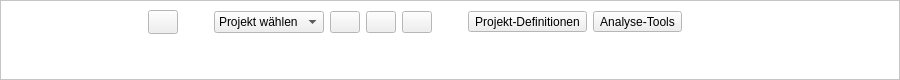
<?xml version="1.0" encoding="UTF-8"?>
<ui version="4.0">
 <class>ProjektCheckDockWidgetBase</class>
 <widget class="QDockWidget" name="ProjektCheckDockWidgetBase">
  <property name="geometry">
   <rect>
    <x>0</x>
    <y>0</y>
    <width>900</width>
    <height>80</height>
   </rect>
  </property>
  <property name="sizePolicy">
   <sizepolicy hsizetype="Preferred" vsizetype="Fixed">
    <horstretch>0</horstretch>
    <verstretch>0</verstretch>
   </sizepolicy>
  </property>
  <property name="minimumSize">
   <size>
    <width>690</width>
    <height>80</height>
   </size>
  </property>
  <property name="palette">
   <palette>
    <active>
     <colorrole role="Base">
      <brush brushstyle="SolidPattern">
       <color alpha="255">
        <red>255</red>
        <green>255</green>
        <blue>255</blue>
       </color>
      </brush>
     </colorrole>
     <colorrole role="Window">
      <brush brushstyle="SolidPattern">
       <color alpha="255">
        <red>255</red>
        <green>255</green>
        <blue>255</blue>
       </color>
      </brush>
     </colorrole>
    </active>
    <inactive>
     <colorrole role="Base">
      <brush brushstyle="SolidPattern">
       <color alpha="255">
        <red>255</red>
        <green>255</green>
        <blue>255</blue>
       </color>
      </brush>
     </colorrole>
     <colorrole role="Window">
      <brush brushstyle="SolidPattern">
       <color alpha="255">
        <red>255</red>
        <green>255</green>
        <blue>255</blue>
       </color>
      </brush>
     </colorrole>
    </inactive>
    <disabled>
     <colorrole role="Base">
      <brush brushstyle="SolidPattern">
       <color alpha="255">
        <red>255</red>
        <green>255</green>
        <blue>255</blue>
       </color>
      </brush>
     </colorrole>
     <colorrole role="Window">
      <brush brushstyle="SolidPattern">
       <color alpha="255">
        <red>255</red>
        <green>255</green>
        <blue>255</blue>
       </color>
      </brush>
     </colorrole>
    </disabled>
   </palette>
  </property>
  <property name="accessibleName">
   <string/>
  </property>
  <property name="autoFillBackground">
   <bool>false</bool>
  </property>
  <property name="styleSheet">
   <string notr="true">QWidget[objectName=&quot;dockWidgetContents&quot;]{	
	background-image: url(:/images/images/banner_anamorphic.png);
	background-size:  cover; 
	background-position: center center; 
}
QFrame[objectName=&quot;frame&quot;] {
	background: qlineargradient( x1:0 y1:0, x2:1 y2:0, stop:0 white, stop:1 transparent);
}
QLabel{
	image: none;
}</string>
  </property>
  <property name="features">
   <set>QDockWidget::AllDockWidgetFeatures</set>
  </property>
  <property name="windowTitle">
   <string>Projekt-Check // Projekt-Verwaltung</string>
  </property>
  <widget class="QWidget" name="dockWidgetContents">
   <property name="maximumSize">
    <size>
     <width>900</width>
     <height>16777215</height>
    </size>
   </property>
   <property name="accessibleName">
    <string>main-widget</string>
   </property>
   <layout class="QGridLayout" name="gridLayout">
    <property name="leftMargin">
     <number>0</number>
    </property>
    <property name="topMargin">
     <number>0</number>
    </property>
    <property name="rightMargin">
     <number>0</number>
    </property>
    <property name="bottomMargin">
     <number>0</number>
    </property>
    <property name="horizontalSpacing">
     <number>0</number>
    </property>
    <item row="0" column="0">
     <widget class="QFrame" name="frame">
      <property name="enabled">
       <bool>true</bool>
      </property>
      <property name="sizePolicy">
       <sizepolicy hsizetype="Expanding" vsizetype="Expanding">
        <horstretch>0</horstretch>
        <verstretch>0</verstretch>
       </sizepolicy>
      </property>
      <property name="minimumSize">
       <size>
        <width>56</width>
        <height>56</height>
       </size>
      </property>
      <property name="maximumSize">
       <size>
        <width>16777215</width>
        <height>16777215</height>
       </size>
      </property>
      <property name="accessibleName">
       <string>main-frame</string>
      </property>
      <property name="styleSheet">
       <string notr="true"/>
      </property>
      <property name="frameShape">
       <enum>QFrame::StyledPanel</enum>
      </property>
      <property name="frameShadow">
       <enum>QFrame::Raised</enum>
      </property>
      <layout class="QVBoxLayout" name="verticalLayout_2">
       <item>
        <layout class="QHBoxLayout" name="horizontalLayout" stretch="0,0,0,0,0,0,0,0,0,0,0">
         <property name="spacing">
          <number>6</number>
         </property>
         <property name="sizeConstraint">
          <enum>QLayout::SetDefaultConstraint</enum>
         </property>
         <property name="leftMargin">
          <number>0</number>
         </property>
         <property name="topMargin">
          <number>0</number>
         </property>
         <property name="rightMargin">
          <number>0</number>
         </property>
         <property name="bottomMargin">
          <number>0</number>
         </property>
         <item>
          <widget class="QLabel" name="label">
           <property name="sizePolicy">
            <sizepolicy hsizetype="Maximum" vsizetype="Maximum">
             <horstretch>0</horstretch>
             <verstretch>0</verstretch>
            </sizepolicy>
           </property>
           <property name="minimumSize">
            <size>
             <width>132</width>
             <height>24</height>
            </size>
           </property>
           <property name="maximumSize">
            <size>
             <width>132</width>
             <height>24</height>
            </size>
           </property>
           <property name="sizeIncrement">
            <size>
             <width>0</width>
             <height>7</height>
            </size>
           </property>
           <property name="font">
            <font>
             <family>MS Shell Dlg 2</family>
             <pointsize>14</pointsize>
             <weight>50</weight>
             <italic>false</italic>
             <bold>false</bold>
             <strikeout>false</strikeout>
             <kerning>true</kerning>
            </font>
           </property>
           <property name="text">
            <string/>
           </property>
           <property name="textFormat">
            <enum>Qt::AutoText</enum>
           </property>
           <property name="pixmap">
            <pixmap>../../images/ProjektCheck_Logo.png</pixmap>
           </property>
           <property name="scaledContents">
            <bool>true</bool>
           </property>
          </widget>
         </item>
         <item>
          <widget class="QPushButton" name="settings_button">
           <property name="maximumSize">
            <size>
             <width>30</width>
             <height>30</height>
            </size>
           </property>
           <property name="sizeIncrement">
            <size>
             <width>0</width>
             <height>0</height>
            </size>
           </property>
           <property name="text">
            <string/>
           </property>
           <property name="icon">
            <iconset>
             <normaloff>../../images/iconset_mob/20190619_iconset_mob_settings_2.png</normaloff>../../images/iconset_mob/20190619_iconset_mob_settings_2.png</iconset>
           </property>
          </widget>
         </item>
         <item>
          <spacer name="horizontalSpacer_6">
           <property name="orientation">
            <enum>Qt::Horizontal</enum>
           </property>
           <property name="sizeType">
            <enum>QSizePolicy::Fixed</enum>
           </property>
           <property name="sizeHint" stdset="0">
            <size>
             <width>30</width>
             <height>17</height>
            </size>
           </property>
          </spacer>
         </item>
         <item>
          <widget class="QComboBox" name="project_combo">
           <property name="sizePolicy">
            <sizepolicy hsizetype="Preferred" vsizetype="Fixed">
             <horstretch>0</horstretch>
             <verstretch>15</verstretch>
            </sizepolicy>
           </property>
           <property name="font">
            <font>
             <family>MS Shell Dlg 2</family>
            </font>
           </property>
           <property name="focusPolicy">
            <enum>Qt::WheelFocus</enum>
           </property>
           <property name="editable">
            <bool>false</bool>
           </property>
           <property name="currentText">
            <string>Projekt wählen</string>
           </property>
           <property name="maxVisibleItems">
            <number>10</number>
           </property>
           <property name="frame">
            <bool>true</bool>
           </property>
           <item>
            <property name="text">
             <string comment="0">Projekt wählen</string>
            </property>
           </item>
          </widget>
         </item>
         <item>
          <widget class="QPushButton" name="create_project_button">
           <property name="sizePolicy">
            <sizepolicy hsizetype="Minimum" vsizetype="Fixed">
             <horstretch>0</horstretch>
             <verstretch>0</verstretch>
            </sizepolicy>
           </property>
           <property name="maximumSize">
            <size>
             <width>30</width>
             <height>16777215</height>
            </size>
           </property>
           <property name="font">
            <font>
             <family>MS Shell Dlg 2</family>
            </font>
           </property>
           <property name="text">
            <string/>
           </property>
           <property name="icon">
            <iconset>
             <normaloff>../../images/iconset_mob/20190619_iconset_mob_file_create_1.png</normaloff>../../images/iconset_mob/20190619_iconset_mob_file_create_1.png</iconset>
           </property>
          </widget>
         </item>
         <item>
          <widget class="QPushButton" name="clone_project_button">
           <property name="maximumSize">
            <size>
             <width>30</width>
             <height>16777215</height>
            </size>
           </property>
           <property name="font">
            <font>
             <family>MS Shell Dlg 2</family>
            </font>
           </property>
           <property name="text">
            <string/>
           </property>
           <property name="icon">
            <iconset>
             <normaloff>../../images/iconset_mob/20190619_iconset_mob_file_duplicate_1.png</normaloff>../../images/iconset_mob/20190619_iconset_mob_file_duplicate_1.png</iconset>
           </property>
          </widget>
         </item>
         <item>
          <widget class="QPushButton" name="remove_project_button">
           <property name="maximumSize">
            <size>
             <width>30</width>
             <height>16777215</height>
            </size>
           </property>
           <property name="font">
            <font>
             <family>MS Shell Dlg 2</family>
            </font>
           </property>
           <property name="text">
            <string/>
           </property>
           <property name="icon">
            <iconset>
             <normaloff>../../images/iconset_mob/20190619_iconset_mob_file_delete_1.png</normaloff>../../images/iconset_mob/20190619_iconset_mob_file_delete_1.png</iconset>
           </property>
          </widget>
         </item>
         <item>
          <spacer name="horizontalSpacer_3">
           <property name="orientation">
            <enum>Qt::Horizontal</enum>
           </property>
           <property name="sizeType">
            <enum>QSizePolicy::Fixed</enum>
           </property>
           <property name="sizeHint" stdset="0">
            <size>
             <width>30</width>
             <height>17</height>
            </size>
           </property>
          </spacer>
         </item>
         <item>
          <widget class="QToolButton" name="definition_button">
           <property name="sizePolicy">
            <sizepolicy hsizetype="Fixed" vsizetype="Fixed">
             <horstretch>0</horstretch>
             <verstretch>0</verstretch>
            </sizepolicy>
           </property>
           <property name="font">
            <font>
             <family>MS Shell Dlg 2</family>
            </font>
           </property>
           <property name="text">
            <string>Projekt-Definitionen</string>
           </property>
          </widget>
         </item>
         <item>
          <widget class="QToolButton" name="domain_button">
           <property name="sizePolicy">
            <sizepolicy hsizetype="Preferred" vsizetype="Fixed">
             <horstretch>0</horstretch>
             <verstretch>0</verstretch>
            </sizepolicy>
           </property>
           <property name="font">
            <font>
             <family>MS Shell Dlg 2</family>
            </font>
           </property>
           <property name="contextMenuPolicy">
            <enum>Qt::DefaultContextMenu</enum>
           </property>
           <property name="text">
            <string>Analyse-Tools</string>
           </property>
           <property name="checkable">
            <bool>false</bool>
           </property>
           <property name="popupMode">
            <enum>QToolButton::InstantPopup</enum>
           </property>
           <property name="toolButtonStyle">
            <enum>Qt::ToolButtonTextBesideIcon</enum>
           </property>
           <property name="autoRaise">
            <bool>false</bool>
           </property>
           <property name="arrowType">
            <enum>Qt::NoArrow</enum>
           </property>
          </widget>
         </item>
         <item>
          <spacer name="horizontalSpacer">
           <property name="orientation">
            <enum>Qt::Horizontal</enum>
           </property>
           <property name="sizeHint" stdset="0">
            <size>
             <width>330</width>
             <height>20</height>
            </size>
           </property>
          </spacer>
         </item>
        </layout>
       </item>
       <item>
        <spacer name="verticalSpacer">
         <property name="orientation">
          <enum>Qt::Vertical</enum>
         </property>
         <property name="sizeHint" stdset="0">
          <size>
           <width>20</width>
           <height>40</height>
          </size>
         </property>
        </spacer>
       </item>
      </layout>
     </widget>
    </item>
   </layout>
  </widget>
 </widget>
 <resources>
  <include location="resources.qrc"/>
 </resources>
 <connections/>
</ui>
